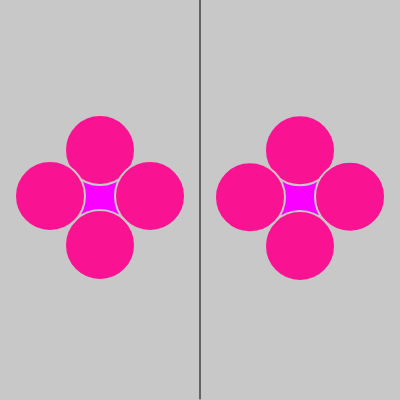
Frame 1 (no input)
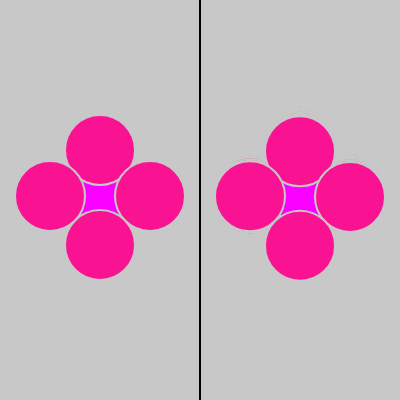
Frame 60 (no input)
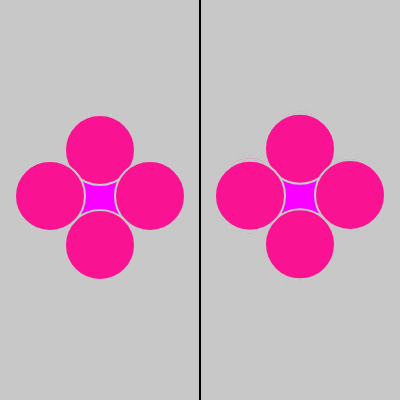
Frame 120 (the mouse pressed at the canvas centre since frame 60)

The p5.js sketch that drew these frames (run headless with seeded random() and noise() and a simulated clock; from frame 60 on, the mouse is pressed at the canvas centre):

// p5.js sketch
// ── sketch.js
var k = 0
function setup() {
    createCanvas(400,400);
    background(200);
}

function draw() {
    strokeWeight(1);
    stroke(0,0,0);
    line(200,399,200,0);
    stroke(249,0,255);
    strokeWeight(50);
    point(100,198);

    stroke(249,0,255);
    strokeWeight(50);
    var y = 198 + 10* Math.sin(PI/100*k)
    k += 1;
    point(300,y);
    stroke(200);
    strokeWeight(2);
    fill(249, 19, 147);
    ellipse(100,150,70,70);
    ellipse(150,196,70,70);
    ellipse(100,245,70,70);
    ellipse(50,196,70,70);


    fill(249, 19, 147);
    var y = 150 + 10* Math.sin(PI/100*k)
    k += 1;
    ellipse(300,y,70,70);

    var y = 196 + 10* Math.sin(PI/100*k)
    k += 1;
    ellipse(350, y,70,70);

    var y = 245 + 10* Math.sin(PI/100*k)
    k += 1;
    ellipse(300,y,70,70);

    var y = 196 + 10* Math.sin(PI/100*k)
    k += 1;
    ellipse(250,y,70,70);

}  
